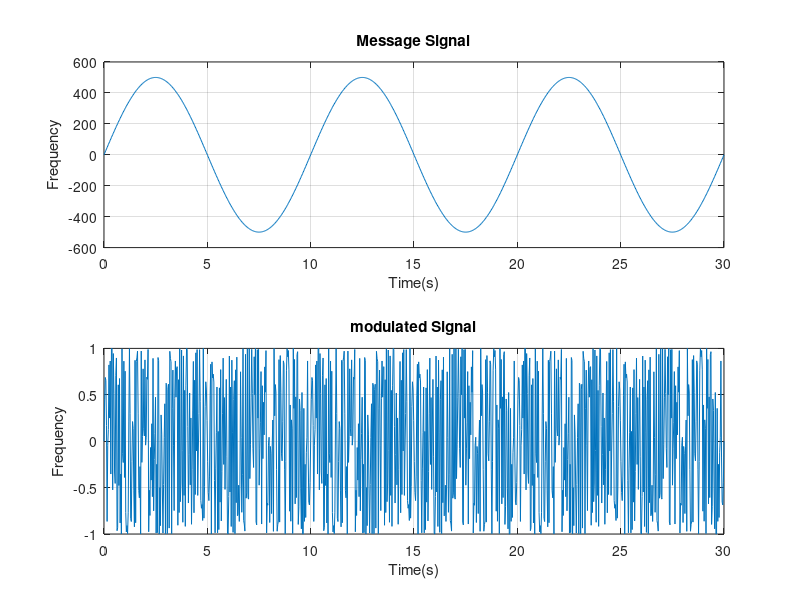
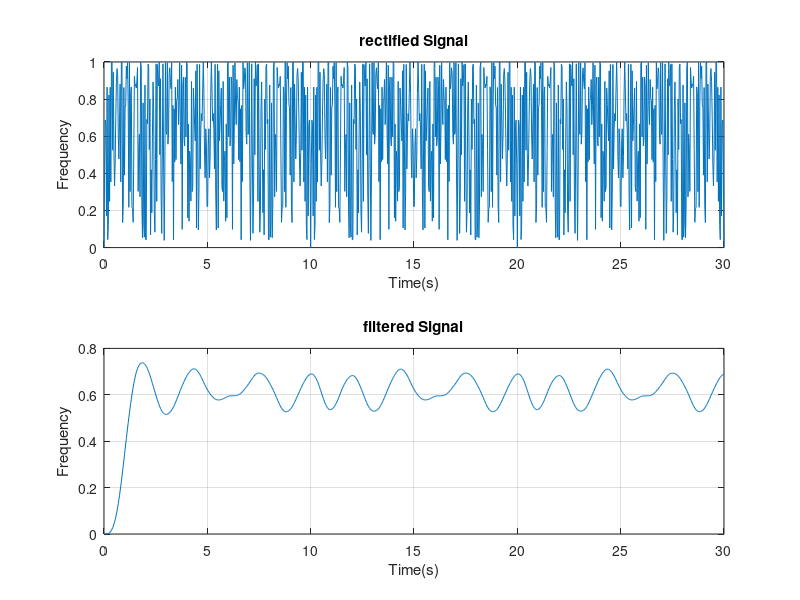

MATLAB code to generate these figures, in order:
clear all;
clc;

%time parameter
fs = 1000; %sampling frequency
t = linspace (0,30,1000);

fm = 0.1; 
Am = 500;

message_signal = Am*sin(2*pi*fm.*t);

fc = 100000;
Ac = 1;

carrier_signal = Ac*sin(2*pi*fc.*t);

kf =50;

modulated_signal = Ac * sin(2*pi*fc.*t+kf*message_signal);

figure;
subplot(2, 1, 1);
plot(t,message_signal);
title('Message Signal');
xlabel('Time(s)');
ylabel('Frequency');
grid on;

subplot(2, 1, 2);
plot(t,modulated_signal);
title('modulated Signal');
xlabel('Time(s)');
ylabel('Frequency');
grid on;



rectified_signal = abs(modulated_signal);

figure;
subplot(2, 1, 1);
plot(t,modulated_signal);
title('Modulated Signal');
xlabel('Time(s)');
ylabel('Frequency');
grid on;

subplot(2, 1, 2);
plot(t,rectified_signal);
title('Rectified Signal');
xlabel('Time(s)');
ylabel('Frequency');
grid on;

cutoff_freq = 15;
order = 4;
myquist_freq = fs/2;
normalize_cutoff_freq = cutoff_freq / myquist_freq;
[b,a] = butter(order, normalize_cutoff_freq, 'low');

filtered_signal = filter(b,a,rectified_signal);

%plotting

subplot(2, 1, 1);
plot(t,rectified_signal);
title('rectified Signal');
xlabel('Time(s)');
ylabel('Frequency');
grid on;
subplot(2, 1, 2);
plot(t,filtered_signal);
title('filtered Signal');
xlabel('Time(s)');
ylabel('Frequency');
grid on;